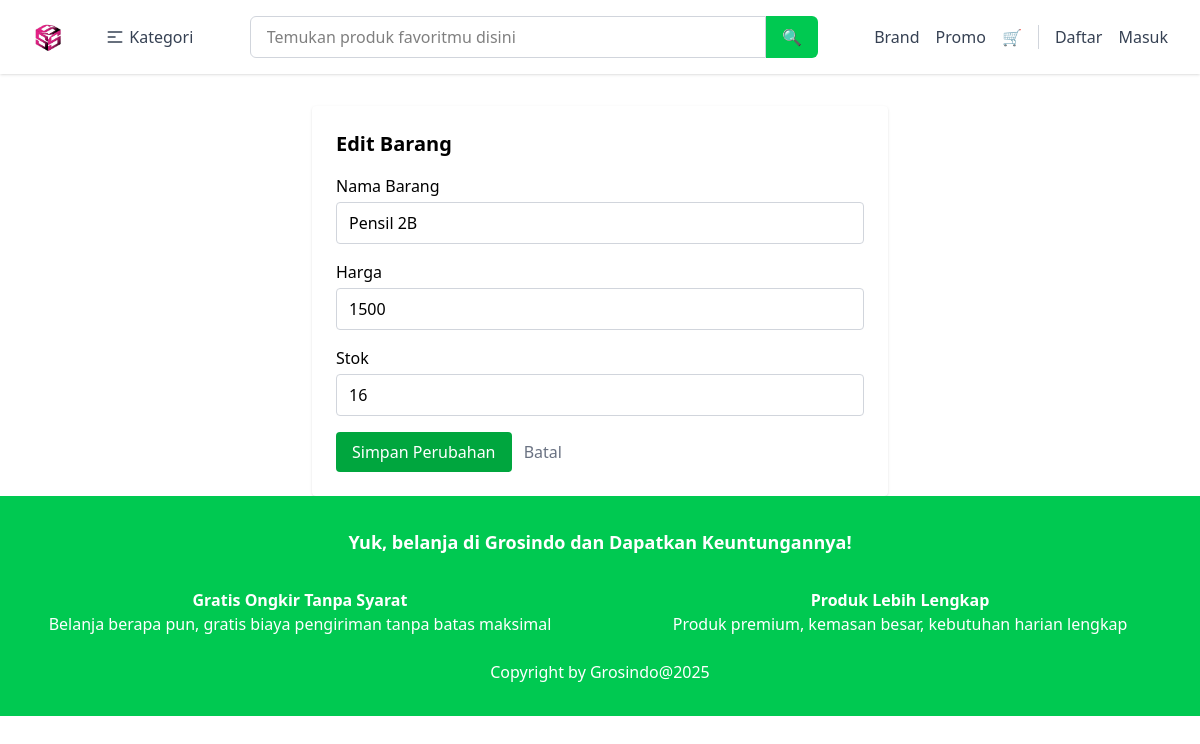
/public/dashboardAdmin/edit/1 (signed in), run on the app's committed database.
### tables this page shows
CREATE TABLE `barang` (
  `id` int NOT NULL,
  `nama` varchar(100) DEFAULT NULL,
  `harga` decimal(10,0) DEFAULT NULL,
  `stok` int DEFAULT NULL,
  `kategori_id` int DEFAULT NULL
);

### app/core/Controller.php (called while the page is built, shortened)
<?php
class Controller {
    public function model($model) {
        return new $model;
    }
    public function view($view, $data = []) {
        require_once '../app/views/' .$view . '.php';
    }
}

### app/core/App.php (called while the page is built, shortened)
<?php
class App {
    protected $method = 'index';
    public function __construct() {
        $url = $this->parseURL();
        if (isset($url[0]) && file_exists('../app/controllers/' . $url[0] . '.php')) {
            unset($url[0]);
        }
        $this->controller = new $this->controller;
        if (isset($url[1]) && method_exists($this->controller, $url[1])) {
            $this->method = $url[1];
            unset($url[1]);
        }
        $this->params = $url ? array_values($url) : [];
        call_user_func_array([$this->controller, $this->method], $this->params);
    }
    public function parseURL() {
        if (isset($_GET['url'])) {
            return explode('/', filter_var(rtrim($_GET['url'], '/'), FILTER_SANITIZE_URL));
        }
        return [];
    }
}

### public/index.php (called while the page is built, shortened)
<?php
$app = new App();

### app/core/Database.php (called while the page is built, shortened)
<?php
class Database
{
    private $host = DB_HOST;
    private $dbname = DB_NAME;
    private $username = DB_USER;
    private $password = DB_PASS;
    private $dbh;
    private $stmt;
    public function __construct()
    {
        $dsn = 'mysql:host=' . $this->host . ';dbname=' . $this->dbname;
        $options = [
            PDO::ATTR_PERSISTENT => true,
            PDO::ATTR_ERRMODE    => PDO::ERRMODE_EXCEPTION
        ];
        try {
            $this->dbh = new PDO($dsn, $this->username, $this->password, $options);
        } catch (PDOException $e) {
            die('Database Error: ' . $e->getMessage());
        }
    }
    public function query($query)
    {
        $this->stmt = $this->dbh->prepare($query);
    }
    public function bind($param, $value, $type = null)
    {
        if (is_null($type)) {
            switch (true) {
                default:
                    $type = PDO::PARAM_STR;
            }
        }
        $this->stmt->bindValue($param, $value, $type);
    }
    public function execute()
    {
        return $this->stmt->execute();
    }
    public function result()
    {
        $this->execute();
        return $this->stmt->fetch(PDO::FETCH_ASSOC);
    }
}

### app/models/Model_barang.php (called while the page is built, shortened)
<?php
class Model_barang
{
    private $db;
    public function __construct()
    {
        $this->db = new Database;
    }
    public function getBarangById($id)
    {
        $this->db->query("SELECT * FROM barang WHERE id = :id");
        $this->db->bind(':id', $id);
        return $this->db->result();
    }
}

### app/views/dashboardAdmin/edit.php (the view, shortened to what this page needs)
<div class="max-w-xl mx-auto bg-white shadow p-6 mt-8 rounded">
    <h2 class="text-xl font-bold mb-4">Edit Barang</h2>
    <form action="<?= BASEURL; ?>/dashboardAdmin/edit" method="POST">
        <div class="mb-4">
            <label class="block mb-1 font-medium">Nama Barang</label>
            <input type="text" name="nama" value="<?= $data['barang']['nama']; ?>" class="w-full border border-gray-300 rounded px-3 py-2">
        </div>
        <div class="mb-4">
            <label class="block mb-1 font-medium">Harga</label>
            <input type="number" name="harga" value="<?= $data['barang']['harga']; ?>" class="w-full border border-gray-300 rounded px-3 py-2">
        </div>
        <div class="mb-4">
            <label class="block mb-1 font-medium">Stok</label>
            <input type="number" name="stok" value="<?= $data['barang']['stok']; ?>" class="w-full border border-gray-300 rounded px-3 py-2">
        </div>
        <button type="submit" name="update" class="bg-green-600 text-white px-4 py-2 rounded">Simpan Perubahan</button>
        <a href="<?= BASEURL; ?>/dashboardAdmin" class="ml-2 text-gray-500">Batal</a>
    </form>
</div>

### data on the page
barang: nama "Pensil 2B", harga "1500", stok "16"
